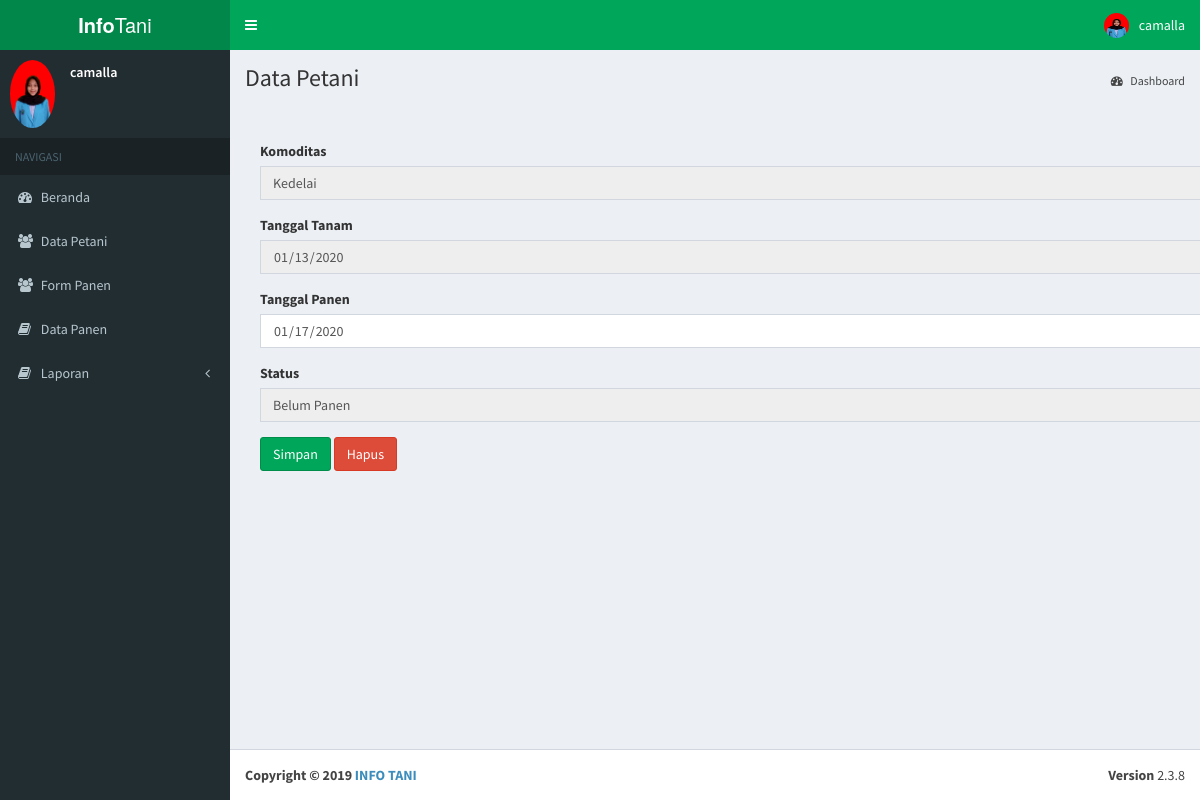
The page /Pages/User/viewpetani.php (signed in) on the database its author committed.
### tables this page shows
CREATE TABLE `user` (
  `ID_USER` int(11) NOT NULL,
  `ID_LEVEL` int(11) DEFAULT NULL,
  `USERNAME` varchar(20) DEFAULT NULL,
  `PASSWORD` varchar(255) DEFAULT NULL,
  `FOTO_USER` varchar(18) DEFAULT NULL
);

CREATE TABLE `petani` (
  `KTP` varchar(16) NOT NULL,
  `ID_DESA` int(11) DEFAULT NULL,
  `ID_KOMODITAS` int(11) DEFAULT NULL,
  `ID_USER` int(11) DEFAULT NULL,
  `ID_STATUS` int(11) NOT NULL,
  `NAMA_PETANI` varchar(30) DEFAULT NULL,
  `ALAMAT_PETANI` varchar(30) DEFAULT NULL,
  `LUAS_SAWAH` float DEFAULT NULL,
  `ALAMAT_SAWAH` varchar(30) DEFAULT NULL,
  `TANAM` date DEFAULT NULL,
  `PANEN` date DEFAULT NULL,
  `NO_HP` varchar(15) DEFAULT NULL
);

CREATE TABLE `komoditas` (
  `ID_KOMODITAS` int(11) NOT NULL,
  `NAMA_KOMODITAS` varchar(20) DEFAULT NULL
);

CREATE TABLE `status` (
  `ID_STATUS` int(11) NOT NULL,
  `STATUS` varchar(12) NOT NULL
);

### controller/session.php (called while the page is built, shortened)
<?php
include "./koneksi.php";
$user_check=$_SESSION['USERNAME'];
$sql = "select * from user where USERNAME='$user_check'" ;
$ses_sql=mysqli_query($koneksi,$sql);
$row = mysqli_fetch_assoc($ses_sql);
$login_session =$row['ID_USER'];
$gambar = $row['FOTO_USER'];
?>

### Pages/User/viewpetani.php (the view, shortened to what this page needs)
<!DOCTYPE html>
<html>
<?php
        include "../_partials/head.php";
?>
<body class="hold-transition skin-green sidebar-mini">
<div class="wrapper">
    <?php
            include "../_partials/headeruser.php";
    ?>
  <aside class="main-sidebar">
    <?php
        include "../_partials/sidebaruser.php";
    ?>
  </aside>
  <div class="content-wrapper">
    <section class="content-header">
      <h1>
        Data Petani
      </h1>
      <ol class="breadcrumb">
        <li><a href="index.php"><i class="fa fa-dashboard"></i> Dashboard</a></li>
      </ol>
    </section>
    <section class="content">
        <div class="container">
            <br>
                <?php
                require_once "../../controller/koneksi.php";
                $iduserpetani = $_SESSION['ID_USER'];
                $cekdata = "select KTP from petani where petani.id_user='$iduserpetani'";
                $querydata = mysqli_query($koneksi, $cekdata);
                $hasilcekdata=mysqli_fetch_array($querydata);
                if($hasilcekdata==0) {
                  ?>
                     <form method="post" action="../../controller/user/controllerpetani.php">
                        <?php
                        $query = mysqli_query($koneksi, "SELECT username, id_user FROM user WHERE id_user='$login_session'");
                        while ($data = mysqli_fetch_array($query)) {?>
                      <input type="hidden" name="iduser" value="<?php echo $data['id_user']?>">
                    <div class="form-group">
                      <label>KTP</label>
                      <input type="text" class="form-control" name="KTP" placeholder="Masukkan KTP" required onkeypress="return hanyaAngka(event)">
                    </div>
                    <div class="form-group">
                      <label>Username</label>
                      <input type="text" class="form-control" name="username" value="<?php echo $data['username']?>" required readonly>
                    </div>
                    <div class="form-group">
                      <label>Nama Petani</label>
                      <input type="text" class="form-control" name="namapetani" placeholder="Masukkan Nama Petani" required onkeypress="return hanyaTulisan(event)">
                    </div>
                    <div class="form-group">
                      <label>Alamat Petani</label>
                      <input type="text" class="form-control" name="alamatpetani" placeholder="Masukkan alamat Desa" required>
                    </div>
                    <div class="form-group">
                      <label>No HP Petani</label>
                      <input type="text" class="form-control" name="nohp" placeholder="Masukkan No hp" onkeypress="return hanyaAngka(event)" required>
                    </div>
                    <div class="form-group">
                      <label>Komoditas</label>
                      <?php
                          $query = "select * from komoditas";
                          $resultkomoditas = mysqli_query($koneksi, $query);
                          echo "<select name='idkomoditas' class='form-control' onchange='changeValue(this.value)' required>";
                          echo "<option value='' selected>=== Pilih Komoditas ===</option>";
                              while($row2=mysqli_fetch_array($resultkomoditas))
                              {
                                  echo "<option value=$row2[0]>$row2[1]</option>";
                              }
                         echo "</select>";
                      ?>
                          </div>
                    <div class="form-group">
                      <label>Luas Sawah</label>
                      <input type="text" class="form-control" name="luassawah" placeholder="Masukkan Luas Sawah" required onkeypress="return hanyaAngka(event)">
                    </div>
                    <div class="form-group">
                      <label>Alamat Sawah</label>
                      <input type="text" class="form-control" name="alamatsawah" placeholder="Masukkan Alamat Sawah" required>
                    </div>
                    <div class="form-group">
                      <label>Desa</label>
                      <?php
                            $query = "select * from DESA";
                            $resultDESA = mysqli_query($koneksi, $query);
                            echo "<select name='iddesa' class='form-control' onchange='changeValue(this.value)' required>";
                            echo "<option value='' selected>=== Pilih Desa ===</option>";
                                while($row2=mysqli_fetch_array($resultDESA))
                                {
                                    echo "<option value=$row2[0]>$row2[2]</option>";
                                }
                           echo "</select>";
                       ?>
                    </div>
                    <div class="form-group">
                      <label>Tanggal Tanam</label>
                      <input type="date" class="form-control" name="tgltanam" placeholder="Masukkan tanggal tanam" required>
                    </div>
                    <div class="form-group">
                      <label>Tanggal Panen</label>
                      <input type="date" class="form-control" name="tglpanen" placeholder="Masukkan tanggal panen" required>
                    </div>
                     <div class="form-group">
                      <label>Status</label>
                     <?php
                          $query = "select * from status";
                          $resultstatus = mysqli_query($koneksi, $query);
                          echo "<select name='idstatus' class='form-control' onchange='changeValue(this.value)' required>";
                          echo "<option value='' selected>=== Pilih Status Panen ===</option>";
                              while($row2=mysqli_fetch_array($resultstatus))
                              {
                                  echo "<option value=$row2[0]>$row2[1]</option>";
                              }
                         echo "</select>";
                     ?>
                    </div>
              <input type="submit" name="simpan" class="btn btn-success" value="Simpan">
              <input type="reset" name="reset" class="btn btn-danger" value="Hapus">
            </form>
                <?php }
                } else {
                  ?>
                  <form method="post" action="../../controller/user/controllerpetani.php" enctype="multipart/form-data" sdfsdf>
                  <?php
                    require_once "../../controller/koneksi.php";
                    $query = mysqli_query($koneksi, "SELECT petani.KTP as ktp, user.username as username, petani.ID_DESA, desa.NAMA_DESA as desa, petani.ID_KOMODITAS, komoditas.NAMA_KOMODITAS as komoditas, petani.ID_USER, user.USERNAME, petani.ID_STATUS, status.STATUS, petani.NAMA_PETANI, petani.ALAMAT_PETANI, petani.LUAS_SAWAH, petani.ALAMAT_SAWAH, petani.TANAM, petani.PANEN, petani.NO_HP FROM komoditas, desa, petani, user, status, panen WHERE komoditas.ID_KOMODITAS=petani.ID_KOMODITAS AND DESA.ID_DESA=petani.ID_DESA AND status.ID_STATUS=petani.ID_STATUS and user.ID_USER=petani.ID_USER and petani.ktp=panen.ktp and petani.id_user=$login_session and petani.id_status=2 GROUP BY petani.KTP");
                    $hasilcek=mysqli_fetch_array($query);
                    if($hasilcek!=0) {
                      $querys = mysqli_query($koneksi, "SELECT petani.KTP as ktp, user.username as username, petani.ID_DESA, desa.NAMA_DESA as desa, petani.ID_KOMODITAS, komoditas.NAMA_KOMODITAS as komoditas, petani.ID_USER, user.USERNAME, petani.ID_STATUS, status.STATUS, petani.NAMA_PETANI, petani.ALAMAT_PETANI, petani.LUAS_SAWAH, petani.ALAMAT_SAWAH, petani.TANAM, petani.PANEN, petani.NO_HP FROM komoditas, desa, petani, user, status, panen WHERE komoditas.ID_KOMODITAS=petani.ID_KOMODITAS AND DESA.ID_DESA=petani.ID_DESA AND status.ID_STATUS=petani.ID_STATUS and user.ID_USER=petani.ID_USER and petani.ktp=panen.ktp and petani.id_user=$login_session and petani.id_status=2 GROUP BY petani.KTP");
                        while ($data = mysqli_fetch_array($querys)) {?>
                      <div class="form-group">
                        <label>Komoditas</label>
                        <input type="text" class="form-control" value="<?php echo $data['komoditas']?>"  required readonly>
                        </div>
                      <div class="form-group">
                        <label>Tanggal Tanam</label>
                        <input type="date" class="form-control" name="tgltanam" value="<?php echo $data['TANAM']?>"  required readonly>
                      </div>
                      <div class="form-group">
                        <label>Tanggal Panen</label>
                        <input type="date" class="form-control" name="tglpanen" value="<?php echo $data['PANEN']?>"  required>
                      </div>
                      <div class="form-group">
                        <label>Status</label>
                        <input type="text" class="form-control" value="<?php echo $data['STATUS']?>"  required readonly>
                      </div>
                      <input type="submit" name="ubah" class="btn btn-success" value="Simpan">
                      <input type="reset" name="reset" class="btn btn-danger" value="Hapus">
                    <?php }}
              } ?>
        </div>
    </section>
    <br><br>
    </div>
  <?php
        include "../_partials/footer.php";
  ?>
</div>
</body>
</html>

### Pages/_partials/headeruser.php (shortened to what this page needs)
<?php
    require_once "../../controller/koneksi.php";
    include "../../controller/session.php";
      ?>
<header class="main-header">
  <a href="../frontend/index.php" class="logo">
    <span class="logo-lg"><b>Info</b>Tani</span>
  </a>
  <nav class="navbar navbar-static-top">
    <a href="#" class="sidebar-toggle" data-toggle="offcanvas" role="button">
    </a>
    <div class="navbar-custom-menu">
      <ul class="nav navbar-nav">
        <li class="dropdown user user-menu">
          <a href="#" class="dropdown-toggle" data-toggle="dropdown">
            <img src="../../img/user/<?php echo $gambar;?>" class="user-image" alt="User Image">
            <span class="hidden-xs"><?php echo $_SESSION['USERNAME'] ?></span>
          </a>
        </li>
      </ul>
    </div>
  </nav>
</header>

### Pages/_partials/sidebaruser.php (shortened to what this page needs)
<section class="sidebar">
  <div class="user-panel">
    <div class="pull-left image">
      <img src="../../img/user/<?php echo $gambar;?>" class="img-circle" alt="User Image">
    </div>
    <div class="pull-left info">
      <p><?php echo $_SESSION['USERNAME'] ?></p>
    </div>
  </div>
  <ul class="sidebar-menu">
    <li class="header">NAVIGASI</li>
    <li class="treeview">
      <a href="./index.php">
        <i class="fa fa-dashboard"></i> <span>Beranda</span>
      </a>
    </li>
    <li class="treeview">
      <a href="./viewpetani.php">
        <i class="fa fa-users"></i> <span>Data Petani</span>
      </a>
    </li>
    <li class="treeview">
      <a href="./tambahpanen.php">
        <i class="fa fa-users"></i> <span>Form Panen</span>
      </a>
    </li>
    <li><a href="../user/laporan_panen.php"><i class="fa fa-book"></i> <span>Data Panen </span></a></li>
    <li class="treeview">
      <a href="#">
        <i class="fa fa-book"></i> <span>Laporan</span>
        <span class="pull-right-container">
          <i class="fa fa-angle-left pull-right"></i>
        </span>
      </a>
    </li>
  </ul>
  </section>

### rows shown on the page
user: FOTO_USER (picture)
petani: ID_KOMODITAS.NAMA_KOMODITAS "Kedelai", tgltanam "01/13/2020", tglpanen "01/17/2020", ID_STATUS.STATUS "Belum Panen"

### other values the page prints
$_SESSION['USERNAME'] "camalla"
